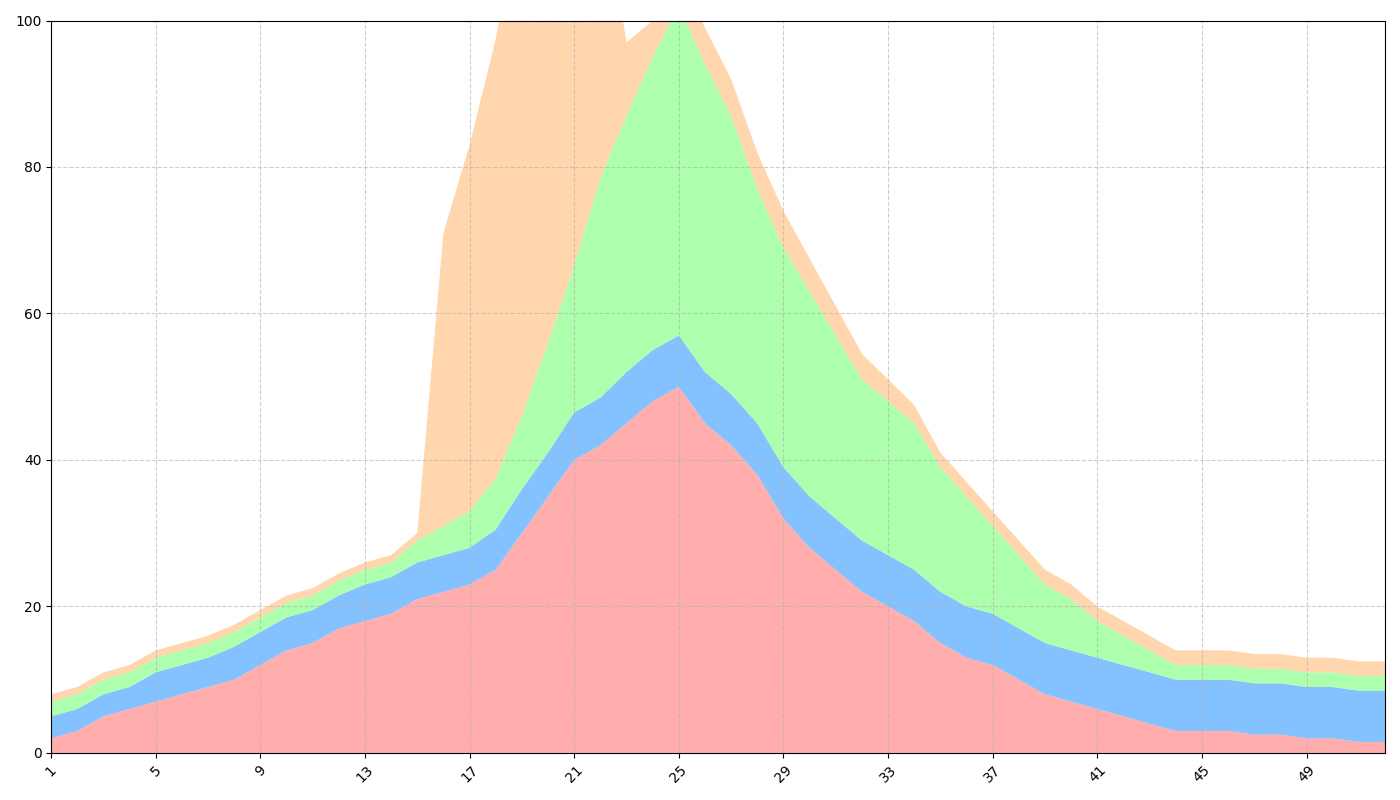

This chart was generated by the following Python code:
import matplotlib.pyplot as plt
import numpy as np

weeks = np.arange(1, 53)

sales_apples = [2, 3, 5, 6, 7, 8, 9, 10, 12, 14, 15, 17, 18, 19, 21, 22, 23, 25, 30, 35, 40, 42, 45, 48, 50, 45, 42, 38, 32, 28, 25, 22, 20, 18, 15, 13, 12, 10, 8, 7, 6, 5, 4, 3, 3, 3, 2.5, 2.5, 2, 2, 1.5, 1.5]
sales_bananas = [3, 3, 3, 3, 4, 4, 4, 4.5, 4.5, 4.5, 4.5, 4.5, 5, 5, 5, 5, 5, 5.5, 6, 6, 6.5, 6.5, 7, 7, 7, 7, 7, 7, 7, 7, 7, 7, 7, 7, 7, 7, 7, 7, 7, 7, 7, 7, 7, 7, 7, 7, 7, 7, 7, 7, 7, 7]
sales_cherries = [2, 2, 2, 2, 2, 2, 2, 2, 2, 2, 2, 2, 2, 2, 3, 4, 5, 7, 10, 15, 20, 30, 35, 40, 45, 42, 38, 32, 30, 28, 25, 22, 21, 20, 17, 15, 12, 10, 8, 7, 5, 4, 3, 2, 2, 2, 2, 2, 2, 2, 2, 2]
sales_dates = [1, 1, 1, 1, 1, 1, 1, 1, 1, 1, 1, 1, 1, 1, 1, 40, 50, 60, 70, 80, 60, 40, 10, 5, 5, 5, 5, 5, 5, 4.5, 4, 3.5, 3, 2.5, 2, 2, 2, 2, 2, 2, 2, 2, 2, 2, 2, 2, 2, 2, 2, 2, 2, 2]

sales_data = np.vstack([sales_apples, sales_bananas, sales_cherries, sales_dates])

colors = ['#ff9999', '#66b3ff', '#99ff99', '#ffcc99']

fig, ax = plt.subplots(figsize=(14, 8))

ax.stackplot(weeks, sales_data, colors=colors, alpha=0.8)

ax.grid(linestyle='--', alpha=0.6)
ax.set_xticks(np.arange(1, 53, 4))
ax.set_xlim(1, 52)
ax.set_ylim(0, 100)

plt.xticks(rotation=45)
plt.tight_layout()
plt.show()
